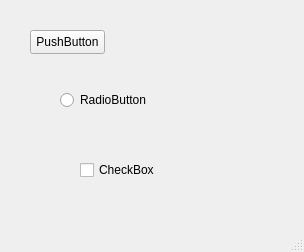
<?xml version="1.0" encoding="UTF-8"?>
<ui version="4.0">
 <class>MainWindow</class>
 <widget class="QMainWindow" name="MainWindow">
  <property name="geometry">
   <rect>
    <x>0</x>
    <y>0</y>
    <width>304</width>
    <height>252</height>
   </rect>
  </property>
  <property name="windowTitle">
   <string>Super Programa</string>
  </property>
  <property name="windowIcon">
   <iconset>
    <normaloff>icono.png</normaloff>icono.png</iconset>
  </property>
  <widget class="QWidget" name="centralwidget">
   <widget class="QPushButton" name="pushButton">
    <property name="geometry">
     <rect>
      <x>30</x>
      <y>30</y>
      <width>75</width>
      <height>24</height>
     </rect>
    </property>
    <property name="text">
     <string>PushButton</string>
    </property>
   </widget>
   <widget class="QRadioButton" name="radioButton">
    <property name="geometry">
     <rect>
      <x>60</x>
      <y>90</y>
      <width>89</width>
      <height>20</height>
     </rect>
    </property>
    <property name="text">
     <string>RadioButton</string>
    </property>
   </widget>
   <widget class="QCheckBox" name="checkBox">
    <property name="geometry">
     <rect>
      <x>80</x>
      <y>160</y>
      <width>76</width>
      <height>20</height>
     </rect>
    </property>
    <property name="text">
     <string>CheckBox</string>
    </property>
   </widget>
  </widget>
  <widget class="QMenuBar" name="menubar">
   <property name="geometry">
    <rect>
     <x>0</x>
     <y>0</y>
     <width>304</width>
     <height>22</height>
    </rect>
   </property>
  </widget>
  <widget class="QStatusBar" name="statusbar"/>
 </widget>
 <resources/>
 <connections/>
</ui>
